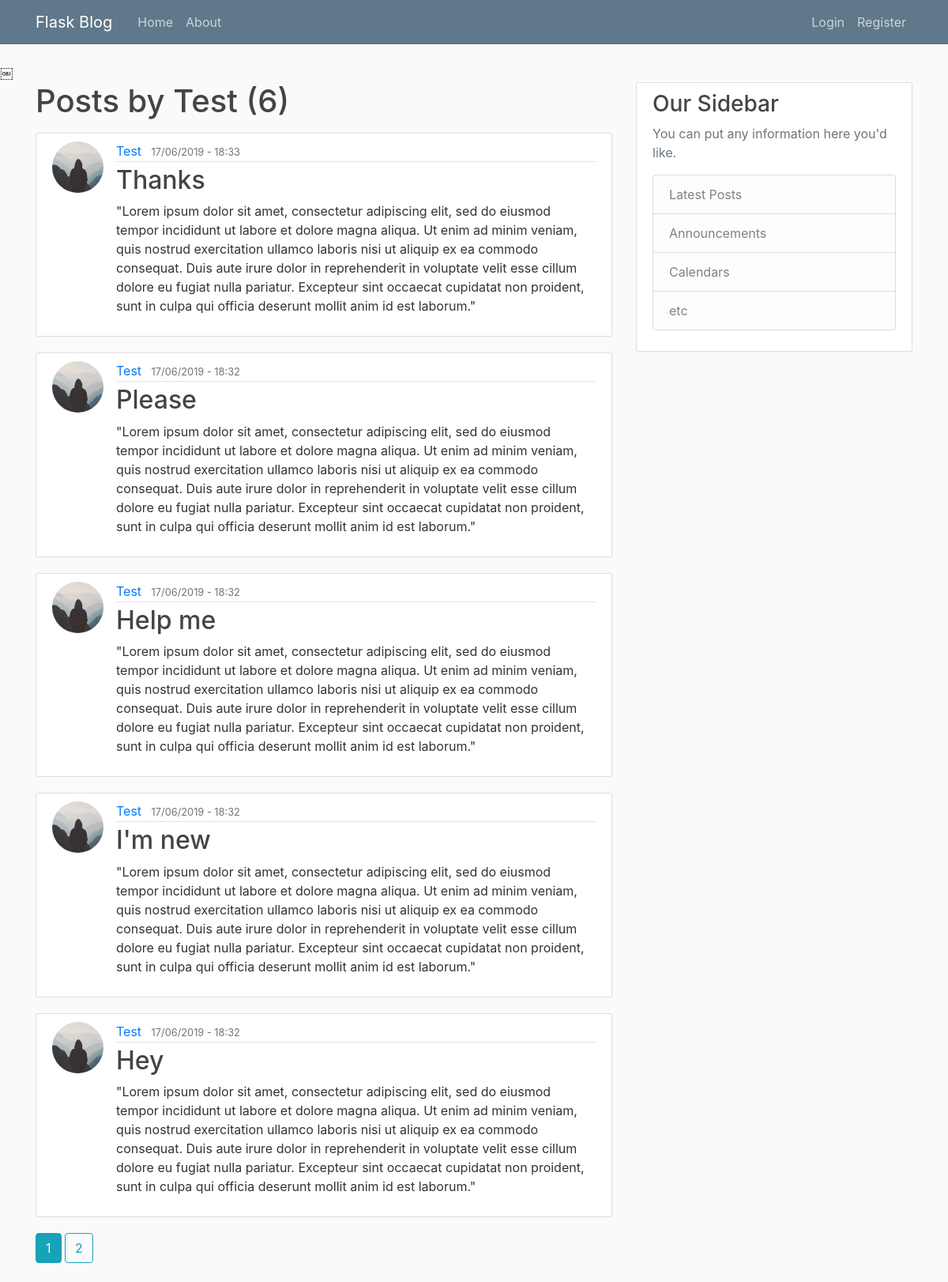
Page /user/Test on the committed database.
### flaskblog/models.py (models this page shows, shortened)
class User(db.Model, UserMixin):
    id = db.Column(db.Integer, primary_key=True)
    username = db.Column(db.String(20), unique=True, nullable=False)
    email = db.Column(db.String(120), unique=True, nullable=False)
    image_file = db.Column(db.String(20), nullable=False, default='default.jpg')
    password = db.Column(db.String(60), nullable=False)
    posts = db.relationship('Post', backref='author', lazy=True)

class Post(db.Model):
    id = db.Column(db.Integer, primary_key=True)
    title = db.Column(db.String(100), nullable=False)
    date_posted = db.Column(db.DateTime, nullable=False, default=datetime.utcnow)
    content = db.Column(db.Text, nullable=False)
    user_id = db.Column(db.Integer, db.ForeignKey('user.id'), nullable=False)

### flaskblog/users/routes.py (the view)
@users.route("/user/<string:username>")
def user_posts(username):
    page = request.args.get('page', 1, type=int)
    user = User.query.filter_by(username=username).first_or_404()
    posts = Post.query.filter_by(author=user)\
        .order_by(Post.date_posted.desc())\
        .paginate(page=page, per_page=5)
    return render_template('user_posts.html', posts=posts, user=user)

### flaskblog/templates/user_posts.html
{% extends "layout.html" %}
{% block content %}
    <h1 class="mb-3">Posts by {{ user.username }} ({{ posts.total }})</h1>
    {% for post in posts.items %}
        <article class="media content-section">
            <img class="rounded-circle article-img" src="{{ url_for('static', filename='profile_pics/' + post.author.image_file) }}">
            <div class="media-body">
                <div class="article-metadata">
                    <a class="mr-2" href="{{ url_for('users.user_posts', username=post.author.username) }}">{{ post.author.username }}</a>
                    <small class="text-muted">{{ post.date_posted.strftime('%d/%m/%Y - %H:%M') }}</small>
                </div>
                <h2><a class="article-title" href="{{ url_for('posts.post', post_id=post.id) }}">{{ post.title }}</a></h2>
                <p class="article-content">{{ post.content }}</p>
            </div>
        </article>
    {% endfor %}
    {% for page_num in posts.iter_pages(left_edge=1, right_edge=1, left_current=1, right_current=2) %}
    {% if page_num %}
        {% if posts.page == page_num %}
            <a class="btn btn-info mb-4" href="{{ url_for('users.user_posts', username=user.username, page=page_num) }}">{{ page_num }}</a>
        {% else %}
            <a class="btn btn-outline-info mb-4" href="{{ url_for('users.user_posts', username=user.username, page=page_num) }}">{{ page_num }}</a>
        {% endif %}
    {% else %}
        ...
    {% endif %}
    {% endfor %}
{% endblock content %}

### flaskblog/static/main.css (style rules this page uses)
body { background: #fafafa; color: #333333; margin-top: 5rem; }
h1, h2, h3, h4, h5, h6 { color: #444444; }
.content-section { background: #ffffff; padding: 10px 20px; border: 1px solid #dddddd; border-radius: 3px; margin-bottom: 20px; }
.article-title { color: #444444; }
.article-content { white-space: pre-line; }
.article-img { height: 65px; width: 65px; margin-right: 16px; }
.article-metadata { padding-bottom: 1px; margin-bottom: 4px; border-bottom: 1px solid #e3e3e3 }

### rows in the picture
User: username "Test"
Post: image_file (placeholder picture), author.username "Test", date_posted "17/06/2019 - 18:33", title "Thanks", content "\"Lorem ipsum dolor sit amet, consectetur adipiscing elit, sed do eiusmod tempor incididunt ut labore et dolore magna aliqua. Ut enim ad minim veniam, quis nostrud exercitation ullamco laboris nisi ut aliquip ex ea commodo consequat. Duis aute irure dolor in reprehenderit in voluptate velit esse cillum dolore eu fugiat nulla pariatur. Excepteur sint occaecat cupidatat non proident, sunt in culpa qui officia deserunt mollit anim id est laborum.\""
Post: image_file (placeholder picture), author.username "Test", date_posted "17/06/2019 - 18:32", title "Please", content "\"Lorem ipsum dolor sit amet, consectetur adipiscing elit, sed do eiusmod tempor incididunt ut labore et dolore magna aliqua. Ut enim ad minim veniam, quis nostrud exercitation ullamco laboris nisi ut aliquip ex ea commodo consequat. Duis aute irure dolor in reprehenderit in voluptate velit esse cillum dolore eu fugiat nulla pariatur. Excepteur sint occaecat cupidatat non proident, sunt in culpa qui officia deserunt mollit anim id est laborum.\""
Post: image_file (placeholder picture), author.username "Test", date_posted "17/06/2019 - 18:32", title "Help me", content "\"Lorem ipsum dolor sit amet, consectetur adipiscing elit, sed do eiusmod tempor incididunt ut labore et dolore magna aliqua. Ut enim ad minim veniam, quis nostrud exercitation ullamco laboris nisi ut aliquip ex ea commodo consequat. Duis aute irure dolor in reprehenderit in voluptate velit esse cillum dolore eu fugiat nulla pariatur. Excepteur sint occaecat cupidatat non proident, sunt in culpa qui officia deserunt mollit anim id est laborum.\""
Post: image_file (placeholder picture), author.username "Test", date_posted "17/06/2019 - 18:32", title "I'm new", content "\"Lorem ipsum dolor sit amet, consectetur adipiscing elit, sed do eiusmod tempor incididunt ut labore et dolore magna aliqua. Ut enim ad minim veniam, quis nostrud exercitation ullamco laboris nisi ut aliquip ex ea commodo consequat. Duis aute irure dolor in reprehenderit in voluptate velit esse cillum dolore eu fugiat nulla pariatur. Excepteur sint occaecat cupidatat non proident, sunt in culpa qui officia deserunt mollit anim id est laborum.\""
Post: image_file (placeholder picture), author.username "Test", date_posted "17/06/2019 - 18:32", title "Hey", content "\"Lorem ipsum dolor sit amet, consectetur adipiscing elit, sed do eiusmod tempor incididunt ut labore et dolore magna aliqua. Ut enim ad minim veniam, quis nostrud exercitation ullamco laboris nisi ut aliquip ex ea commodo consequat. Duis aute irure dolor in reprehenderit in voluptate velit esse cillum dolore eu fugiat nulla pariatur. Excepteur sint occaecat cupidatat non proident, sunt in culpa qui officia deserunt mollit anim id est laborum.\""

### other values in the picture
{{ posts.total }} "6"
{{ page_num }} "1"
{{ page_num }} "2"
